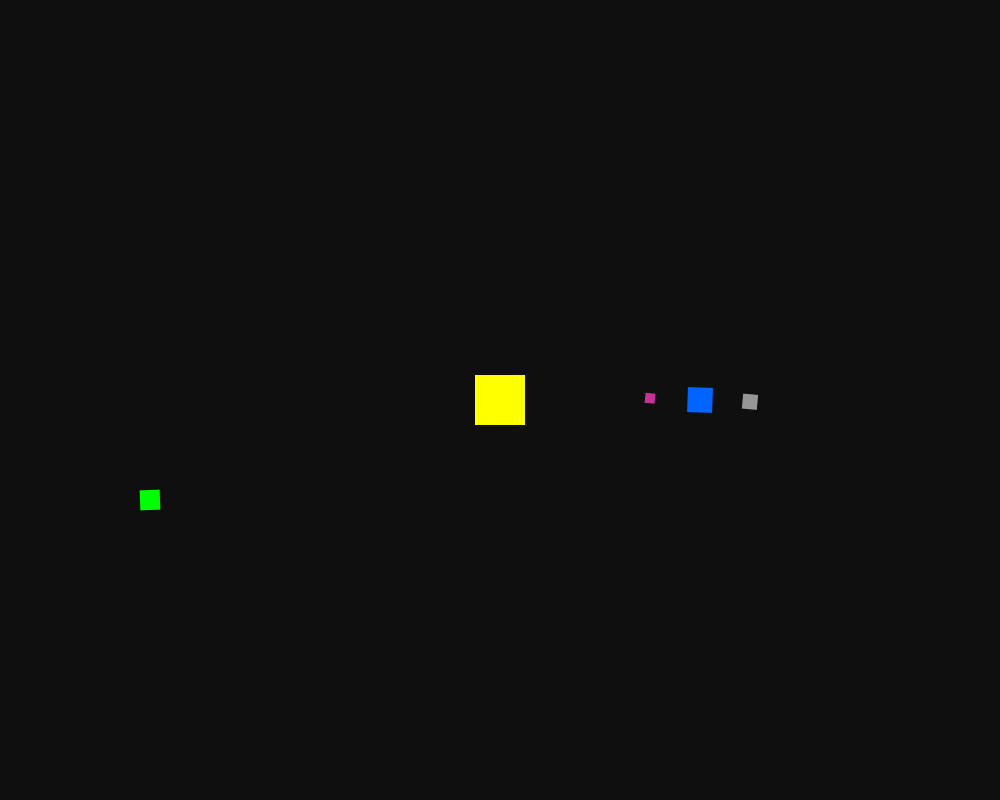
Frame 1 (no input)
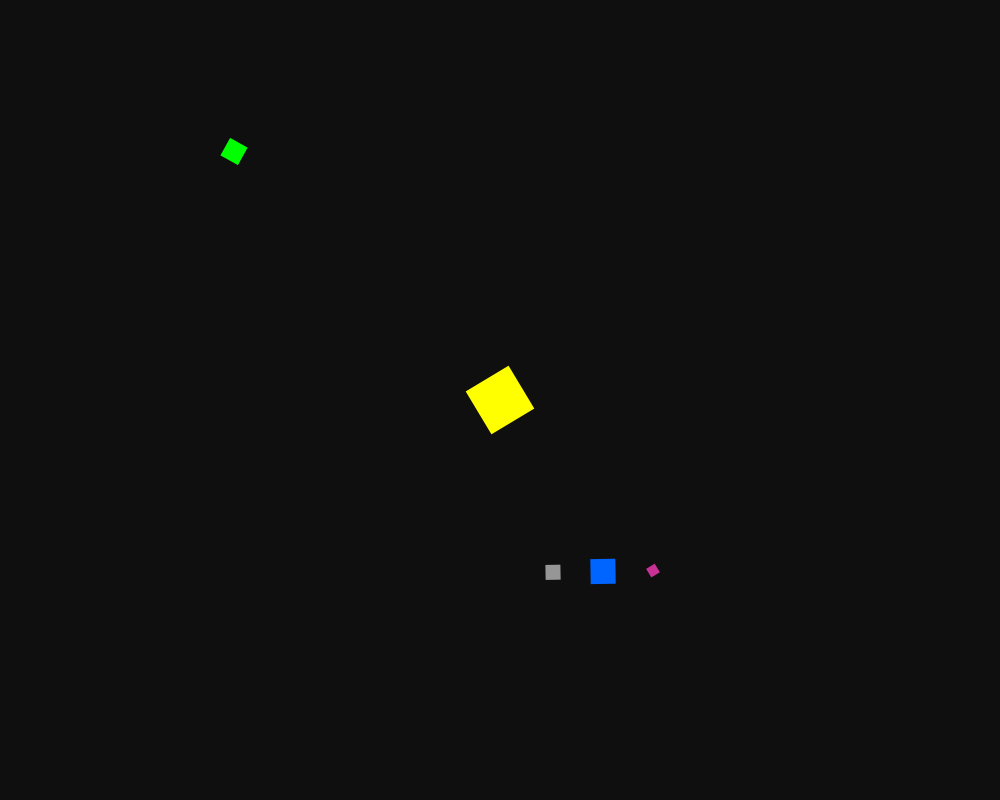
Frame 60 (the mouse pressed at the canvas centre just before this capture)
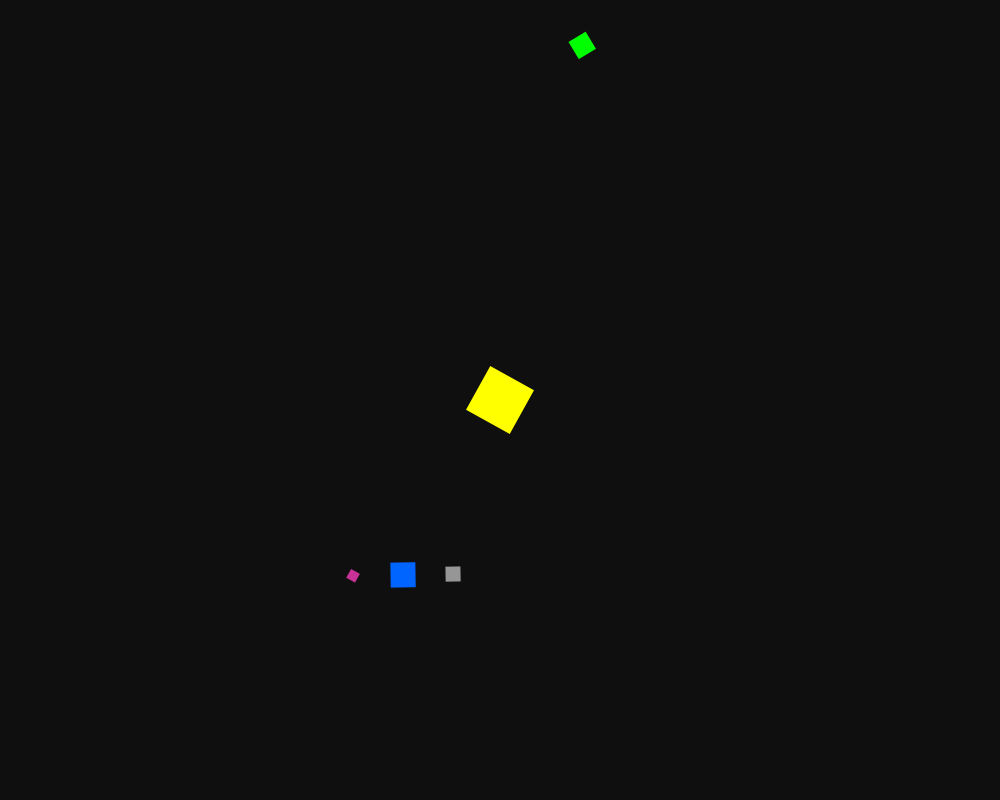
Frame 120 (the mouse held since frame 60 and released just before this capture)

The Processing sketch that drew these frames (run headless with seeded random() and noise(); from frame 60 on, the mouse is pressed at the canvas centre):

// Processing sketch: w3_03_nestedTransformations1
// ── w3_03_nestedTransformations1.pde
// code 1 FA 18
// week 3 - example 03
// bryan ma
// nested transformations with pushMatrix and popMatrix
// simple "solar system" effect, each rectangular planet rotates on its own axis as well as those of its parents

float angle = 0;

void setup() {
  size(1000, 800);
  rectMode(CENTER);
  noStroke();
}

void draw() {
  background(15);

  // sun
  pushMatrix();
  translate(width/2, height/2);
  scale(0.5);
  rotate(radians(angle));
  angle = angle + 1;
  fill(255, 255, 0);
  rect(0, 0, 100, 100);
  
  // green planet rotates around the sun
  pushMatrix();
  translate(-700, 200);
  rotate(radians(-angle * 2));
  fill(0, 255, 0);
  rect(0, 0, 40, 40);
  popMatrix();
  // go back to sun matrix
  
  // blue planet rotates around the sun
  pushMatrix();
  translate(400, 0);
  rotate(radians(angle * 2));
  fill(0, 100, 255);
  rect(0, 0, 50, 50);
  
  // grey moon rotates around the blue planet
  pushMatrix();
  translate(100, 0);
  rotate(radians(angle * 3));
  fill(150);
  rect(0, 0, 30, 30);
  popMatrix();
  // go back to blue planet matrix
  
  // purple moon rotates around the blue planet
  pushMatrix();
  translate(-100, 0);
  rotate(radians(angle * 4));
  fill(200, 50, 150);
  noStroke();
  rect(0, 0, 20, 20);
  popMatrix();
  // back to blue planet matrix
  popMatrix();
  // back to sun matrix
  popMatrix();
  // back to initial matrix

}
